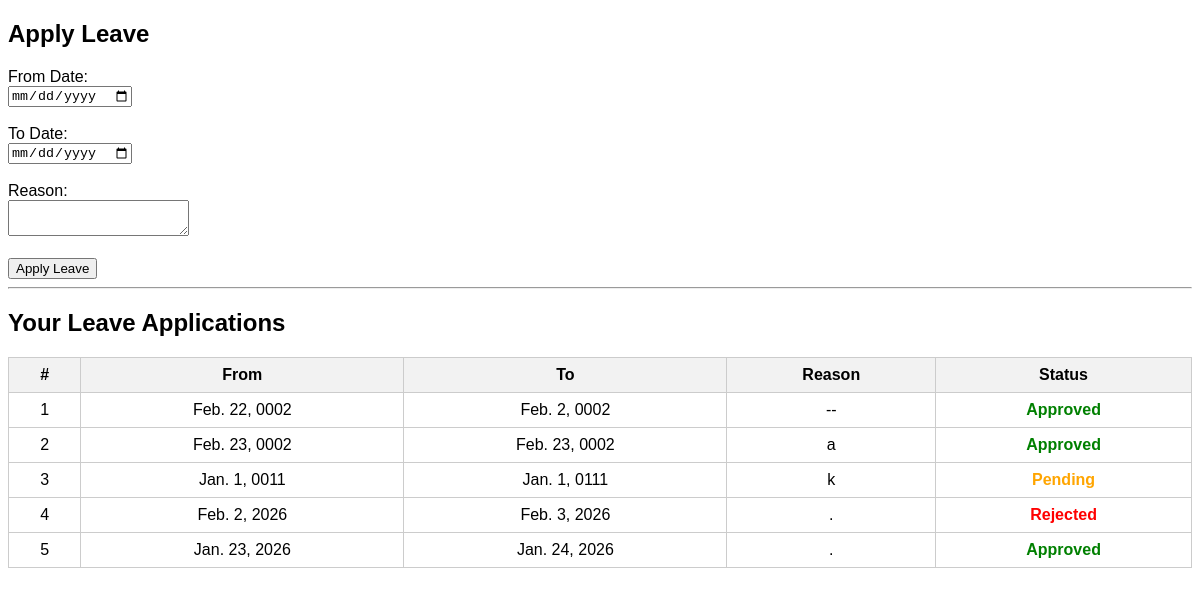
Page /student/leave/ (signed in) on the committed database.
### home/models.py (models this page shows, shortened)
class Leave(models.Model):
    STATUS_CHOICES = (
        ('Pending', 'Pending'),
        ('Approved', 'Approved'),
        ('Rejected', 'Rejected'),
    )
    student = models.ForeignKey(User, on_delete=models.CASCADE)
    from_date = models.DateField()
    to_date = models.DateField()
    reason = models.TextField()
    status = models.CharField(
        max_length=10,
        choices=STATUS_CHOICES,
        default='Pending'   # ✅ FIX HERE
    )
    applied_at = models.DateTimeField(auto_now_add=True)
    reviewed_by = models.ForeignKey(
        User,
        on_delete=models.SET_NULL,
        null=True,
        blank=True,
        related_name="reviewed_leaves"
    )
    review_comment = models.TextField(blank=True)

### home/views.py (the view, shortened to what this page needs)
# urls.py: path("student/leave/", views.apply_leave, name="apply_leave"),
@login_required
def apply_leave(request):
    leaves = Leave.objects.filter(student=request.user).order_by("-applied_at")
    return render(request, "home/apply_leave.html", {"leaves": leaves})

### home/templates/home/apply_leave.html (shortened to what this page needs)
<!DOCTYPE html>
<html>
<head>
</head>
<body>
<h2>Apply Leave</h2>
<form method="POST">
    <label>From Date:</label><br>
    <input type="date" name="leave_from" required><br><br>
    <label>To Date:</label><br>
    <input type="date" name="leave_to" required><br><br>
    <label>Reason:</label><br>
    <textarea name="reason" required></textarea><br><br>
    <button type="submit">Apply Leave</button>
</form>
<hr>
<h2>Your Leave Applications</h2>
{% if leaves %}
<table>
    <tr>
        <th>#</th>
        <th>From</th>
        <th>To</th>
        <th>Reason</th>
        <th>Status</th>
    </tr>
    {% for leave in leaves %}
    <tr>
        <td>{{ forloop.counter }}</td>
        <td>{{ leave.from_date }}</td>
        <td>{{ leave.to_date }}</td>
        <td>{{ leave.reason }}</td>
        <td>
            {% if leave.status == "Pending" %}
                <span class="pending">Pending</span>
            {% elif leave.status == "Approved" %}
                <span class="approved">Approved</span>
            {% else %}
                <span class="rejected">Rejected</span>
            {% endif %}
        </td>
    </tr>
    {% endfor %}
</table>
{% else %}
<p>No leave applications found.</p>
{% endif %}
</body>
</html>

### home/templates/home/apply_leave.html (style rules this page uses)
body { font-family: Arial; }
table { width: 100%; border-collapse: collapse; margin-top: 20px; }
th, td { border: 1px solid #ccc; padding: 8px; text-align: center; }
th { background: #f2f2f2; }
.pending { color: orange; font-weight: bold; }
.approved { color: green; font-weight: bold; }
.rejected { color: red; font-weight: bold; }

### rows in the picture
Leave: from_date "Feb. 22, 0002", to_date "Feb. 2, 0002", reason "--", status "Approved"
Leave: from_date "Feb. 23, 0002", to_date "Feb. 23, 0002", reason "a", status "Approved"
Leave: from_date "Jan. 1, 0011", to_date "Jan. 1, 0111", reason "k", status "Pending"
Leave: from_date "Feb. 2, 2026", to_date "Feb. 3, 2026", reason ".", status "Rejected"
Leave: from_date "Jan. 23, 2026", to_date "Jan. 24, 2026", reason ".", status "Approved"
